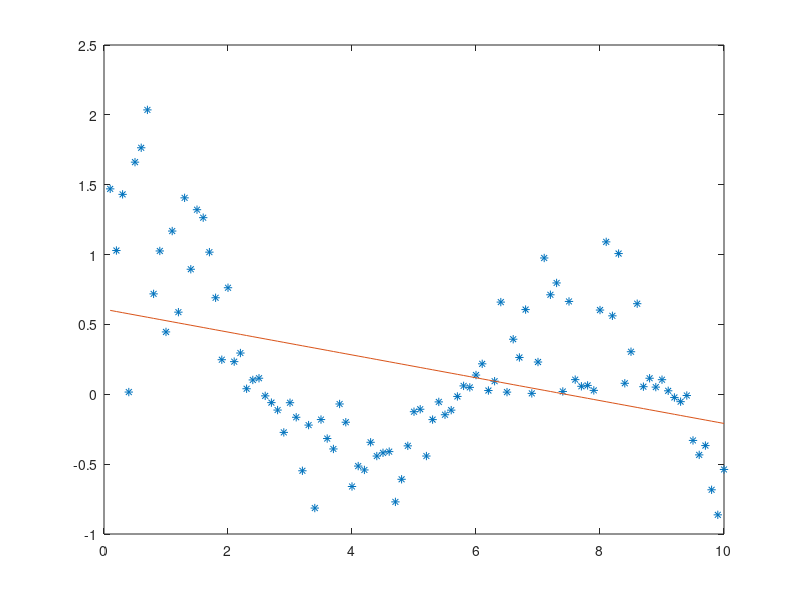
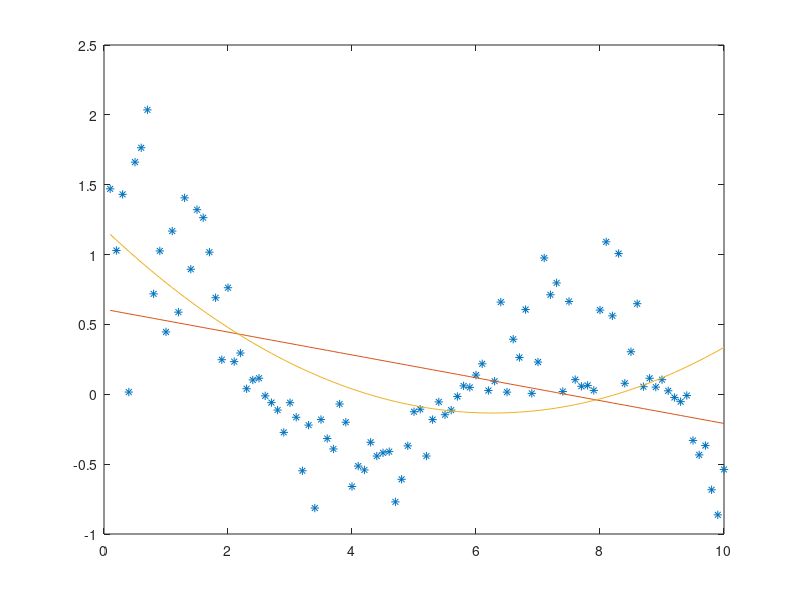
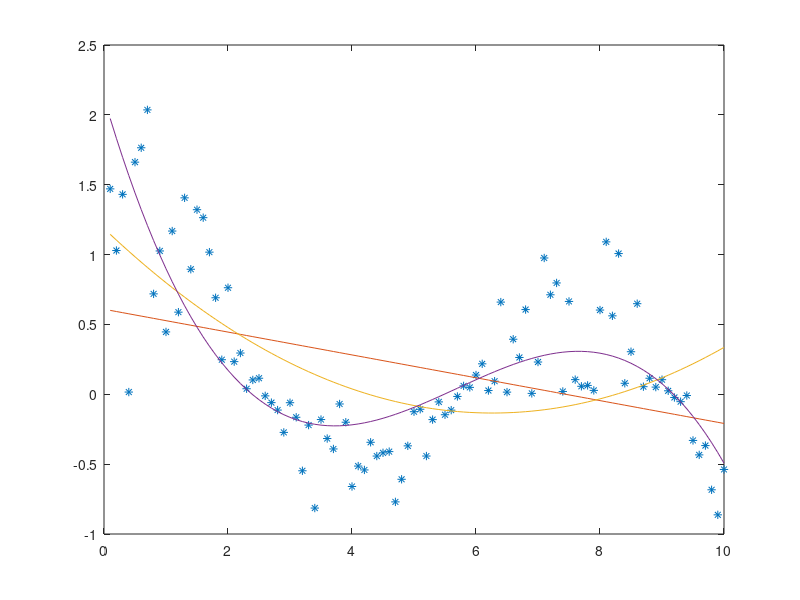
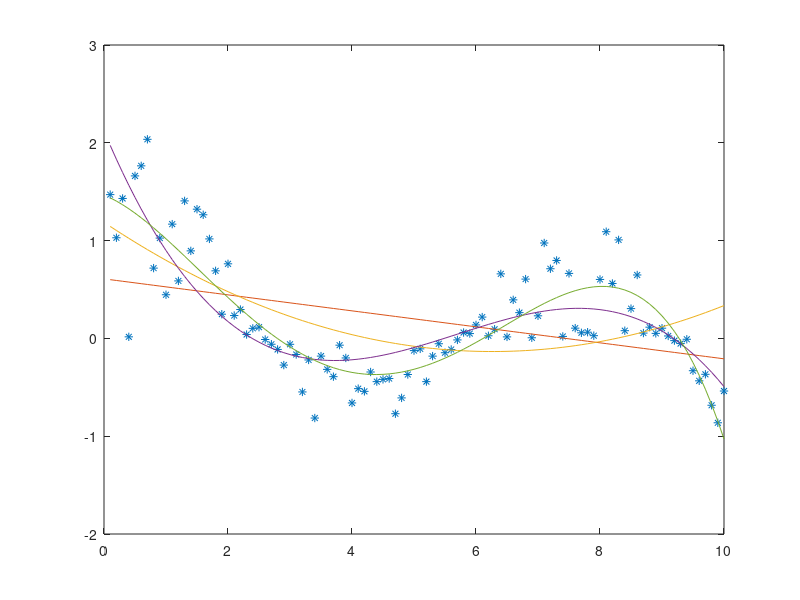

Recreate these plots in MATLAB, in order.
function y=aproksymacja
x=[0.1:0.1:10]';
[m,n]=size(x);
for i=1:m
    y(i,1)=(sin(0.05*i)+2*cos(0.08*i))*rand(1,1);
end
d=1;
for N=1:d:5
    figure(N)
    a=polyfit(x,y,N);
    ya(:,N/d)=polyval(a,x);
    plot(x,y,'*',x,ya);
end
end